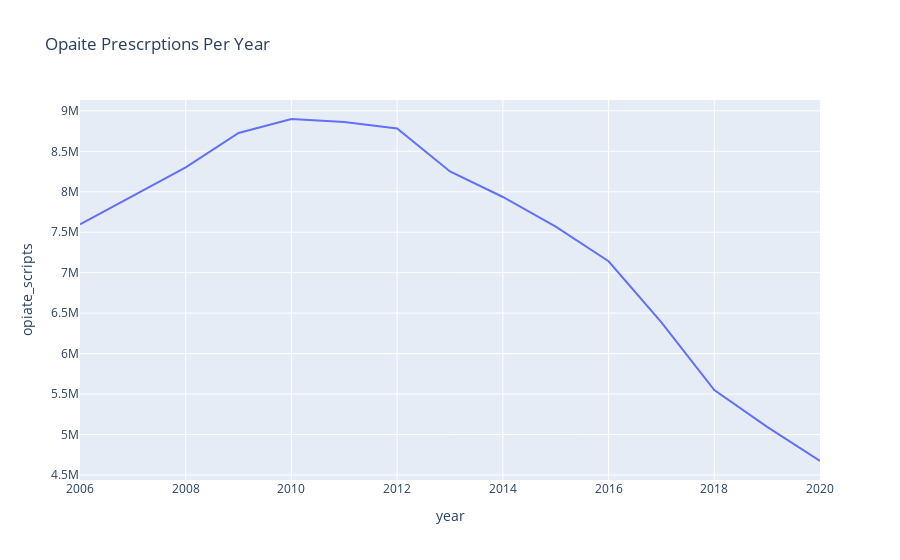

Source (notebook cell):
### Code cell
#https://www.cdc.gov/drugoverdose/rxrate-maps/
fig = px.line(scripts, x="year", y="opiate_scripts", title='Opaite Prescrptions Per Year')  
fig.show()

### Figure 1 — Plotly figure (JSON) as saved in the notebook; plotly's stock layout.template omitted (floating-point values rounded to 4 significant figures)
{"data": [{"hovertemplate": "year=%{x}<br>opiate_scripts=%{y}<extra></extra>", "legendgroup": "", "line": {"color": "#636efa", "dash": "solid"}, "marker": {"symbol": "circle"}, "mode": "lines", "name": "", "orientation": "v", "showlegend": false, "type": "scatter", "x": [2006, 2007, 2008, 2009, 2010, 2011, 2012, 2013, 2014, 2015, 2016, 2017, 2018, 2019, 2020], "xaxis": "x", "y": [7598182, 7954399, 8301322, 8726419, 8899184, 8863172, 8781703, 8250841, 7935559, 7569787, 7141529, 6386811, 5549903, 5094756, 4672795], "yaxis": "y"}], "layout": {"legend": {"tracegroupgap": 0}, "title": {"text": "Opaite Prescrptions Per Year"}, "xaxis": {"anchor": "y", "domain": [0, 1], "title": {"text": "year"}}, "yaxis": {"anchor": "x", "domain": [0, 1], "title": {"text": "opiate_scripts"}}}}
